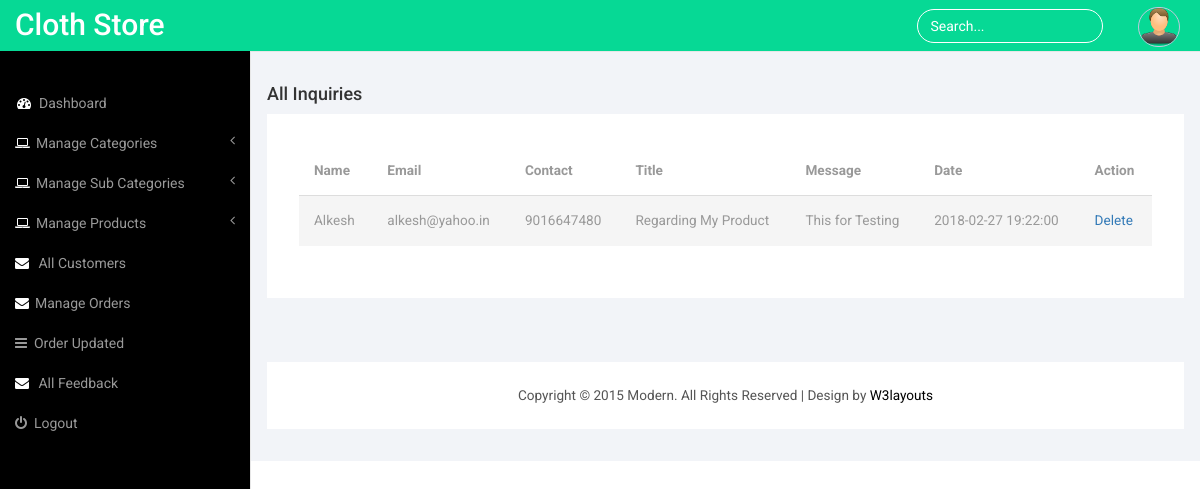
The app's page /web-tier/clothStore/admin/All_Inquiries.php with its own data.
### tables this page shows
CREATE TABLE IF NOT EXISTS `tbl_inquiry` (
  `id` int(11) NOT NULL,
  `name` varchar(30) NOT NULL,
  `email` varchar(30) NOT NULL,
  `contact` bigint(10) NOT NULL,
  `title` varchar(50) NOT NULL,
  `msg` text NOT NULL,
  `date` timestamp NOT NULL DEFAULT CURRENT_TIMESTAMP
);

### web-tier/clothStore/admin/All_Inquiries.php (the view, shortened to what this page needs)
<?php
include 'inc/connection.php';
$result= $con->query("select * from tbl_inquiry");
?>
<!DOCTYPE HTML>
<html>
<head>
<link href="css/bootstrap.min.css" rel='stylesheet' type='text/css' />
<link href="css/style.css" rel='stylesheet' type='text/css' />
<link href="css/font-awesome.css" rel="stylesheet">
</head>
<body>
<div id="wrapper">
          <?php include './inc/header1.php';?>
        <div id="page-wrapper">
        <div class="col-md-12 graphs">
	   <div class="xs">
  	<h4>All Inquiries</h4>
  	<div class="bs-example4" data-example-id="contextual-table">
    <table class="table">
      <thead>
        <tr>
          <th>Name</th>
          <th>Email</th>
          <th>Contact</th>
          <th>Title</th>
          <th>Message</th>
          <th>Date</th>
          <th>Action</th>
        </tr>
      </thead>
      <tbody>
         <?php
          while($row= $result->fetch_object())
          {
              ?>
                <tr class="active">
                <td><?php echo $row->name;?></td>
                 <td><?php echo $row->email;?></td>
                 <td><?php echo $row->contact;?></td>
                 <td><?php echo $row->title;?></td>
                 <td><?php echo $row->msg;?></td>
                 <td><?php echo $row->date;?></td>
                <td><a href="">Delete</a></td>
               </tr>
              <?php
          }
          ?>
      </tbody>
    </table>
   </div>
  </div>
  <div class="copy_layout">
      <p>Copyright © 2015 Modern. All Rights Reserved | Design by <a href="http://w3layouts.com/" target="_blank">W3layouts</a> </p>
  </div>
   </div>
      </div>
   </div>
<link href="css/custom.css" rel="stylesheet">
</body>
</html>

### web-tier/clothStore/admin/css/style.css (style rules this page uses)
h4, h5, h6, h1, h2, h3 { margin-top: 0; }
p { margin: 0; }
html, body { font-family: 'Roboto', sans-serif; font-size: 100%; background:#000; overflow-x: hidden; }
body a { transition:0.5s all; -webkit-transition:0.5s all; -moz-transition:0.5s all; -o-transition:0.5s all; -ms-transition:0.5s all; }
.copy p, .copy_layout p { font-size:0.85em; color:#555; }
.copy p a, .copy_layout p a { color:#000; }
.graphs { padding: 2em 1em; background: #f2f4f8; font-family: 'Roboto', sans-serif; }
.bs-example4 { background: #fff; padding: 2em; }
.table > thead > tr > th, .table > tbody > tr > th, .table > tfoot > tr > th, .table > thead > tr > td, .table > tbody > tr > td, .table > tfoot > tr > td { border-top: none !important; }
.table > thead > tr > th, .table > tbody > tr > th, .table > tfoot > tr > th, .table > thead > tr > td, .table > tbody > tr > td, .table > tfoot > tr > td { font-size: 0.85em; color: #999; }
.table td, .table>tbody>tr>td, .table>tbody>tr>th, .table>tfoot>tr>td, .table>tfoot>tr>th, .table>thead>tr>td, .table>thead>tr>th { padding:15px !important; }
.table > thead > tr > th { border-bottom: 1px solid #ddd !important; }
.copy_layout { padding:1.5em 0; background:#fff; text-align:center; margin: 4em 0 0em 0; }

### web-tier/clothStore/admin/css/custom.css (style rules this page uses)
#wrapper { width: 100%; }
#page-wrapper { min-height: 568px; background-color: #fff; }
@media (min-width:768px) { #page-wrapper { position: inherit; margin: 0 0 0 250px; border-left: 1px solid #e7e7e7; } }

### records on screen
tbl_inquiry: name "Alkesh", email "alkesh@yahoo.in", contact "9016647480", title "Regarding My Product", msg "This for Testing", date "2018-02-27 19:22:00"
